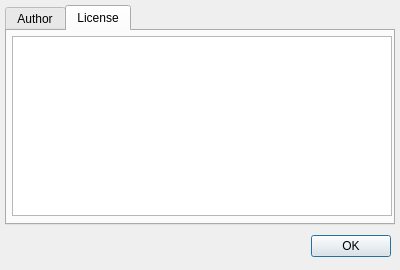
<ui version="4.0" >
 <class>Dialog</class>
 <widget class="QDialog" name="Dialog" >
  <property name="geometry" >
   <rect>
    <x>0</x>
    <y>0</y>
    <width>400</width>
    <height>270</height>
   </rect>
  </property>
  <property name="windowTitle" >
   <string>About</string>
  </property>
  <property name="windowIcon" >
   <iconset>../IconResources/anchor.png</iconset>
  </property>
  <property name="modal" >
   <bool>true</bool>
  </property>
  <widget class="QDialogButtonBox" name="buttonBox" >
   <property name="windowModality" >
    <enum>Qt::WindowModal</enum>
   </property>
   <property name="geometry" >
    <rect>
     <x>50</x>
     <y>230</y>
     <width>341</width>
     <height>32</height>
    </rect>
   </property>
   <property name="orientation" >
    <enum>Qt::Horizontal</enum>
   </property>
   <property name="standardButtons" >
    <set>QDialogButtonBox::Ok</set>
   </property>
  </widget>
  <widget class="QTabWidget" name="tabWidget" >
   <property name="geometry" >
    <rect>
     <x>5</x>
     <y>5</y>
     <width>390</width>
     <height>220</height>
    </rect>
   </property>
   <property name="tabShape" >
    <enum>QTabWidget::Rounded</enum>
   </property>
   <property name="currentIndex" >
    <number>1</number>
   </property>
   <widget class="QWidget" name="authorTab" >
    <attribute name="title" >
     <string>Author</string>
    </attribute>
    <widget class="QTextBrowser" name="authorTextBrowser" >
     <property name="geometry" >
      <rect>
       <x>5</x>
       <y>5</y>
       <width>380</width>
       <height>180</height>
      </rect>
     </property>
     <property name="sizePolicy" >
      <sizepolicy>
       <hsizetype>0</hsizetype>
       <vsizetype>7</vsizetype>
       <horstretch>0</horstretch>
       <verstretch>0</verstretch>
      </sizepolicy>
     </property>
     <property name="frameShadow" >
      <enum>QFrame::Plain</enum>
     </property>
    </widget>
   </widget>
   <widget class="QWidget" name="licenseTab" >
    <attribute name="title" >
     <string>License</string>
    </attribute>
    <widget class="QTextBrowser" name="licenseTextBrowser" >
     <property name="geometry" >
      <rect>
       <x>5</x>
       <y>5</y>
       <width>380</width>
       <height>180</height>
      </rect>
     </property>
     <property name="sizePolicy" >
      <sizepolicy>
       <hsizetype>7</hsizetype>
       <vsizetype>7</vsizetype>
       <horstretch>0</horstretch>
       <verstretch>0</verstretch>
      </sizepolicy>
     </property>
     <property name="frameShadow" >
      <enum>QFrame::Plain</enum>
     </property>
    </widget>
   </widget>
  </widget>
 </widget>
 <resources/>
 <connections>
  <connection>
   <sender>buttonBox</sender>
   <signal>accepted()</signal>
   <receiver>Dialog</receiver>
   <slot>accept()</slot>
   <hints>
    <hint type="sourcelabel" >
     <x>248</x>
     <y>254</y>
    </hint>
    <hint type="destinationlabel" >
     <x>157</x>
     <y>274</y>
    </hint>
   </hints>
  </connection>
  <connection>
   <sender>buttonBox</sender>
   <signal>rejected()</signal>
   <receiver>Dialog</receiver>
   <slot>reject()</slot>
   <hints>
    <hint type="sourcelabel" >
     <x>316</x>
     <y>260</y>
    </hint>
    <hint type="destinationlabel" >
     <x>286</x>
     <y>274</y>
    </hint>
   </hints>
  </connection>
 </connections>
</ui>
